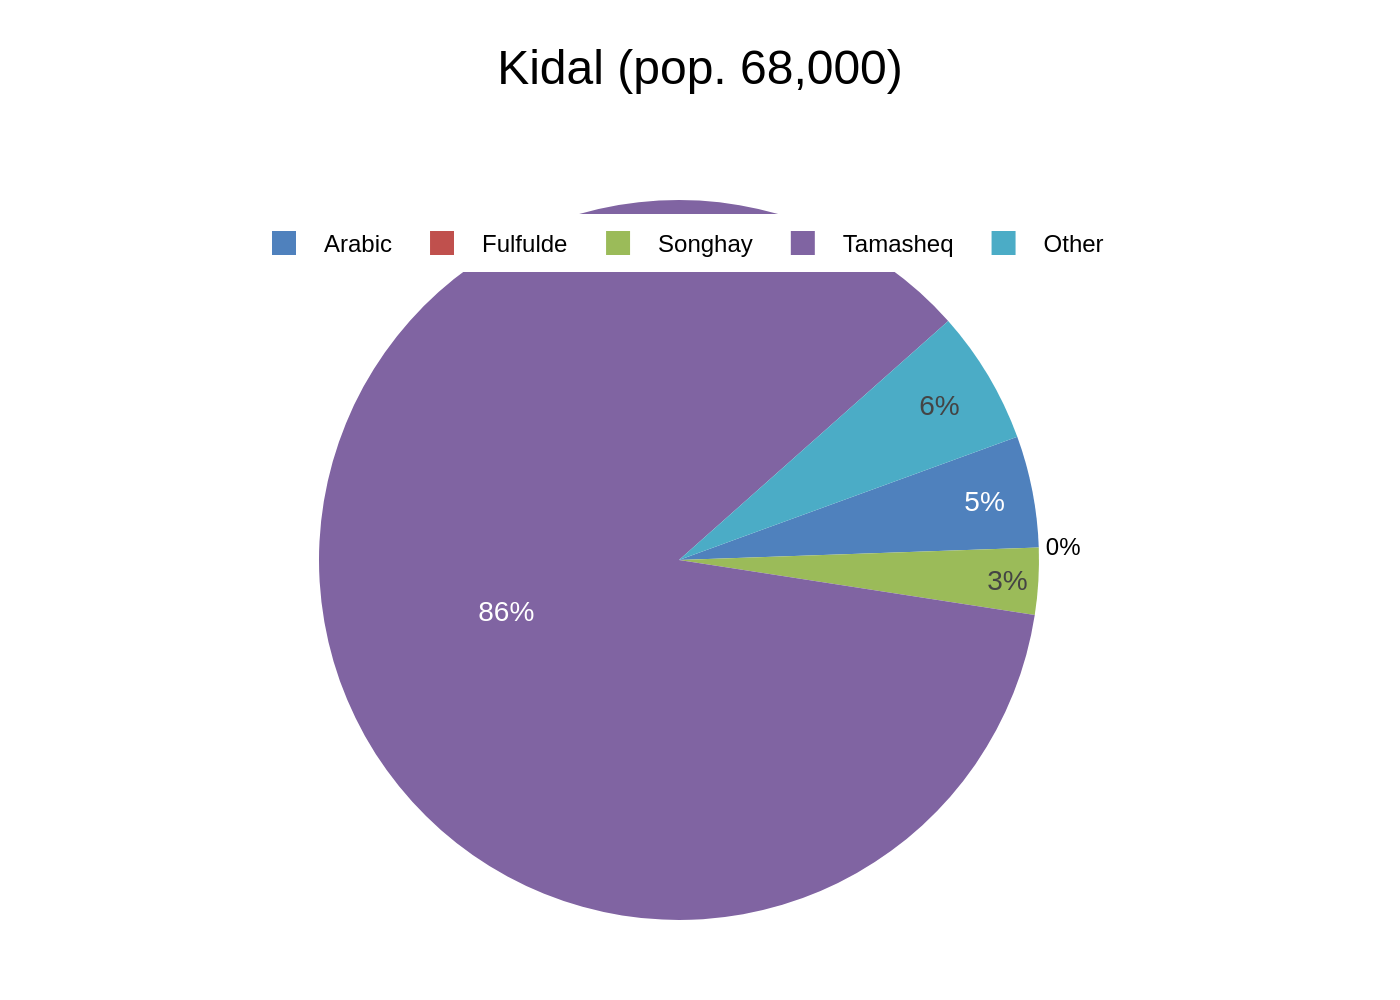

Write Python code to recreate this figure.
import sys
import json
import plotly.graph_objects as go
import os

# Check if a command-line argument is provided
if len(sys.argv) != 2:
    print("Usage: python generate_chart.py <json_file_path>")
    sys.exit(1)

# Get the JSON file path from the command-line argument
json_path = sys.argv[1]

# Check if the JSON file exists
if not os.path.exists(json_path):
    print(f"Error: JSON file not found at '{json_path}'")
    sys.exit(1)

# Read the JSON file
try:
    with open(json_path, 'r', encoding='utf-8') as f:
        chart_config = json.load(f)
except json.JSONDecodeError:
    print(f"Error: Invalid JSON format in '{json_path}'")
    sys.exit(1)


# Extract data and texts from the JSON object
chart_data = chart_config.get('chart_data', [])
texts = chart_config.get('texts', {})
colors = chart_config.get('colors', [])

# Prepare data for Plotly pie chart
labels = [item['category'] for item in chart_data]
values = [item['value'] for item in chart_data]

# Create the pie chart trace
pie_trace = go.Pie(
    labels=labels,
    values=values,
    marker=dict(colors=colors),
    textinfo='percent',
    texttemplate='%{value}%',
    insidetextfont=dict(family="Arial", size=14),
    hovertemplate='%{label}: %{value}%<extra></extra>',
    sort=False,  # Preserve the original order from the JSON data
    direction='clockwise',
    rotation=70 # Adjust starting angle to match the original chart
)

# Create the figure
fig = go.Figure(data=[pie_trace])

# Update layout for title, legend, and other styling
fig.update_layout(
    title_text=texts.get('title', ''),
    title_x=0.5,
    title_y=0.95,
    title_xanchor='center',
    title_yanchor='top',
    title_font=dict(family="Arial", size=24, color='black'),
    legend=dict(
        orientation="h",
        yanchor="bottom",
        y=0.9,
        xanchor="center",
        x=0.5,
        font=dict(family="Arial", size=12)
    ),
    font=dict(family="Arial", size=12, color='black'),
    margin=dict(t=100, b=40, l=40, r=40),
    paper_bgcolor='white',
    plot_bgcolor='white'
)

# Determine the output filename from the input JSON filename
filename_base = os.path.splitext(os.path.basename(json_path))[0]
output_filename = f"{filename_base}.png"

# Save the figure as a PNG image
try:
    fig.write_image(output_filename, scale=2)
    print(f"Chart successfully generated and saved as '{output_filename}'")
except Exception as e:
    print(f"Error saving image: {e}")
    sys.exit(1)
